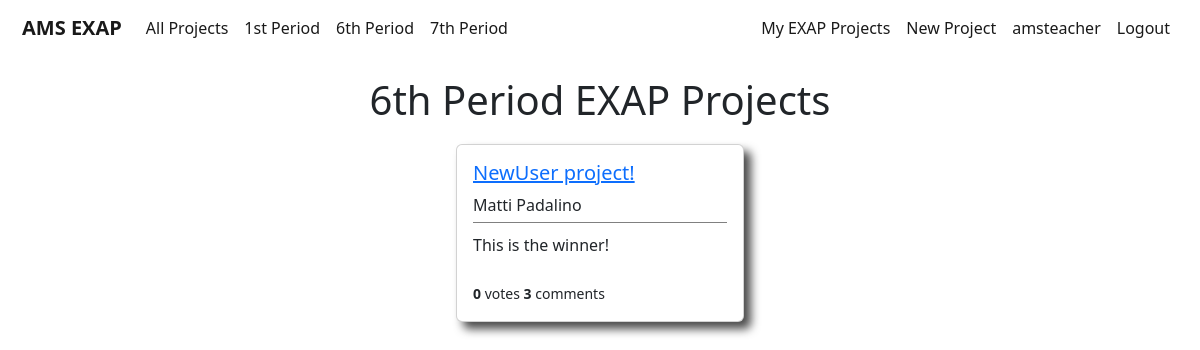
Page /users/sixthperiodprojects/ (signed in) on the earlier database version.
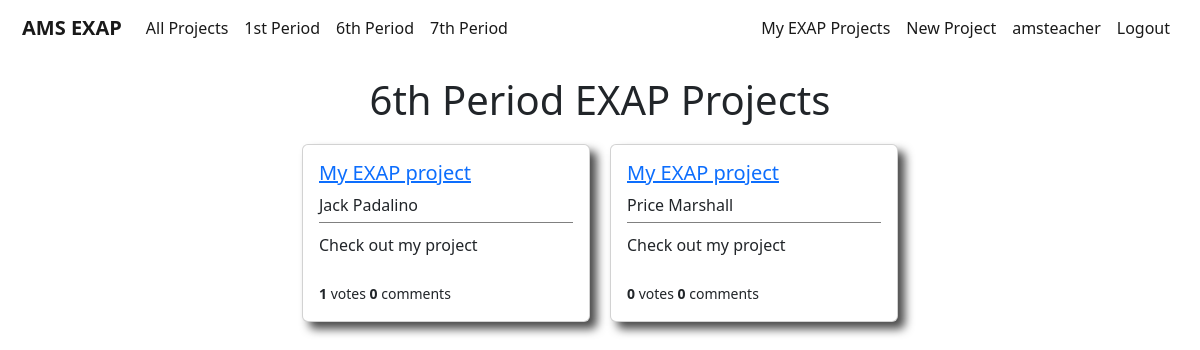
Same page on the later database version.
### users/models.py (models this page shows, shortened)
class Project(models.Model):
    student = models.ForeignKey(User,on_delete=models.CASCADE)
    period = models.IntegerField(choices=periods,default=1)
    liked = models.ManyToManyField(User,default=None,blank=True,related_name='likes')
    title = models.CharField(max_length=50,default='My EXAP project')
    blurb = models.CharField(max_length=100,default='Check out my project')
    description = models.TextField(default="I haven't written my project description yet, but trust me it will be awesome!")

### users/views.py (the view)
# urls.py: path('sixthperiodprojects/',SixthPeriodProjectListView.as_view(),name='users-sixthperiodprojects'),
class SixthPeriodProjectListView(LoginRequiredMixin,ListView):
    model = Project
    template_name = 'users/sixthperiodprojects.html'
    context_object_name = 'projects'
    def get_queryset(self):
        projects = Project.objects.filter(period=6)
        return projects

### users/templates/users/sixthperiodprojects.html
{% extends 'main/base.html' %}
{% block content %}
<div class='page-title'>
    <h1>6th Period EXAP Projects</h1>
</div>
{% if user.is_authenticated %}
    <div class='container'>
        {% for project in projects %}
            <div class="card project-card" style="width: 18rem;">
                <div class="card-body project-card-body">
                    <h5><a class="article-title" href="{% url 'project-details' project.pk %}">{{ project.title }}</a></h5>
                    <h8 class="card-title project-card-student">{{ project.student.first_name }} {{ project.student.last_name }}</h8>
                    <div class='project-card-blurb'>
                        <p class="card-text project-card-text">{{ project.blurb }}</p>
                    </div>
                    <br>
                    <small><b>{{ project.liked.all.count }}</b> votes <b>{{ project.comments.all.count }}</b> comments</small>
                </div>
            </div>
        {% endfor %}
    </div>
{% endif %}
{% endblock content %}

Differences in the rows shown:
removed Project: title "NewUser project!", student.first_name "Matti", student.last_name "Padalino", blurb "This is the winner!", liked.all.count "0", comments.all.count "3"
added Project: title "My EXAP project", student.first_name "Jack", student.last_name "Padalino", blurb "Check out my project", liked.all.count "1", comments.all.count "0"
added Project: title "My EXAP project", student.first_name "Price", student.last_name "Marshall", blurb "Check out my project", liked.all.count "0", comments.all.count "0"
